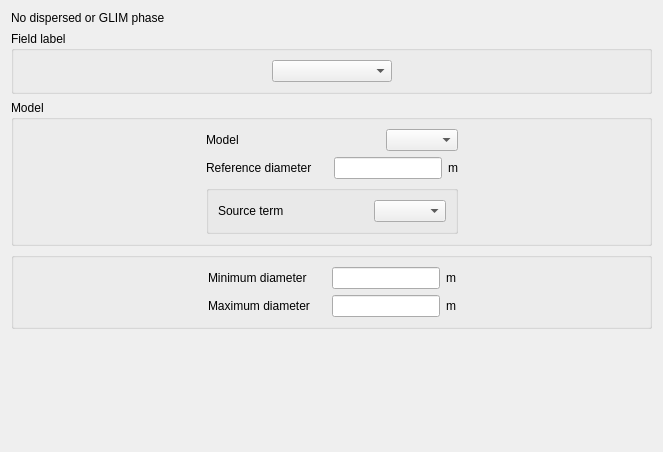
<?xml version="1.0" encoding="UTF-8"?>
<ui version="4.0">
 <class>InterfacialArea</class>
 <widget class="QWidget" name="InterfacialArea">
  <property name="geometry">
   <rect>
    <x>0</x>
    <y>0</y>
    <width>659</width>
    <height>452</height>
   </rect>
  </property>
  <property name="windowTitle">
   <string>Form</string>
  </property>
  <layout class="QGridLayout" name="gridLayout_5">
   <item row="3" column="0">
    <widget class="QGroupBox" name="groupBoxMinMaxDiameter">
     <property name="title">
      <string/>
     </property>
     <layout class="QGridLayout" name="gridLayout_4">
      <item row="0" column="0">
       <spacer name="horizontalSpacer_11">
        <property name="orientation">
         <enum>Qt::Horizontal</enum>
        </property>
        <property name="sizeHint" stdset="0">
         <size>
          <width>176</width>
          <height>20</height>
         </size>
        </property>
       </spacer>
      </item>
      <item row="0" column="1">
       <layout class="QVBoxLayout" name="verticalLayout">
        <item>
         <layout class="QHBoxLayout" name="horizontalLayout">
          <item>
           <widget class="QLabel" name="label_6">
            <property name="text">
             <string>Minimum diameter</string>
            </property>
           </widget>
          </item>
          <item>
           <spacer name="horizontalSpacer_3">
            <property name="orientation">
             <enum>Qt::Horizontal</enum>
            </property>
            <property name="sizeHint" stdset="0">
             <size>
              <width>16</width>
              <height>20</height>
             </size>
            </property>
           </spacer>
          </item>
          <item>
           <widget class="QLineEdit" name="lineEditMinDiameter"/>
          </item>
          <item>
           <widget class="QLabel" name="label_8">
            <property name="text">
             <string>m</string>
            </property>
           </widget>
          </item>
         </layout>
        </item>
        <item>
         <layout class="QHBoxLayout" name="horizontalLayout_2">
          <item>
           <widget class="QLabel" name="label_7">
            <property name="text">
             <string>Maximum diameter</string>
            </property>
           </widget>
          </item>
          <item>
           <spacer name="horizontalSpacer_4">
            <property name="orientation">
             <enum>Qt::Horizontal</enum>
            </property>
            <property name="sizeHint" stdset="0">
             <size>
              <width>16</width>
              <height>20</height>
             </size>
            </property>
           </spacer>
          </item>
          <item>
           <widget class="QLineEdit" name="lineEditMaxDiameter"/>
          </item>
          <item>
           <widget class="QLabel" name="label_9">
            <property name="text">
             <string>m</string>
            </property>
           </widget>
          </item>
         </layout>
        </item>
       </layout>
      </item>
      <item row="0" column="2">
       <spacer name="horizontalSpacer_12">
        <property name="orientation">
         <enum>Qt::Horizontal</enum>
        </property>
        <property name="sizeHint" stdset="0">
         <size>
          <width>176</width>
          <height>20</height>
         </size>
        </property>
       </spacer>
      </item>
     </layout>
    </widget>
   </item>
   <item row="1" column="0">
    <widget class="QGroupBox" name="groupBoxField">
     <property name="title">
      <string>Field label</string>
     </property>
     <layout class="QGridLayout" name="gridLayout_2">
      <item row="0" column="0">
       <spacer name="horizontalSpacer_7">
        <property name="orientation">
         <enum>Qt::Horizontal</enum>
        </property>
        <property name="sizeHint" stdset="0">
         <size>
          <width>264</width>
          <height>20</height>
         </size>
        </property>
       </spacer>
      </item>
      <item row="0" column="1">
       <widget class="QComboBox" name="comboBoxField">
        <property name="minimumSize">
         <size>
          <width>120</width>
          <height>0</height>
         </size>
        </property>
       </widget>
      </item>
      <item row="0" column="2">
       <spacer name="horizontalSpacer_8">
        <property name="orientation">
         <enum>Qt::Horizontal</enum>
        </property>
        <property name="sizeHint" stdset="0">
         <size>
          <width>263</width>
          <height>20</height>
         </size>
        </property>
       </spacer>
      </item>
     </layout>
    </widget>
   </item>
   <item row="2" column="0">
    <widget class="QGroupBox" name="groupBoxModel">
     <property name="title">
      <string>Model</string>
     </property>
     <layout class="QGridLayout" name="gridLayout_3">
      <item row="0" column="1">
       <layout class="QVBoxLayout" name="verticalLayout_2">
        <item>
         <layout class="QHBoxLayout" name="horizontalLayout_3">
          <item>
           <widget class="QLabel" name="label">
            <property name="text">
             <string>Model</string>
            </property>
           </widget>
          </item>
          <item>
           <spacer name="horizontalSpacer_5">
            <property name="orientation">
             <enum>Qt::Horizontal</enum>
            </property>
            <property name="sizeHint" stdset="0">
             <size>
              <width>16</width>
              <height>20</height>
             </size>
            </property>
           </spacer>
          </item>
          <item>
           <widget class="QComboBox" name="comboBoxModel"/>
          </item>
         </layout>
        </item>
        <item>
         <layout class="QHBoxLayout" name="horizontalLayout_4">
          <item>
           <widget class="QLabel" name="label_4">
            <property name="text">
             <string>Reference diameter</string>
            </property>
           </widget>
          </item>
          <item>
           <spacer name="horizontalSpacer_6">
            <property name="orientation">
             <enum>Qt::Horizontal</enum>
            </property>
            <property name="sizeHint" stdset="0">
             <size>
              <width>16</width>
              <height>20</height>
             </size>
            </property>
           </spacer>
          </item>
          <item>
           <widget class="QLineEdit" name="lineEditDefaultDiameter"/>
          </item>
          <item>
           <widget class="QLabel" name="label_5">
            <property name="text">
             <string>m</string>
            </property>
           </widget>
          </item>
         </layout>
        </item>
       </layout>
      </item>
      <item row="1" column="0">
       <spacer name="horizontalSpacer_9">
        <property name="orientation">
         <enum>Qt::Horizontal</enum>
        </property>
        <property name="sizeHint" stdset="0">
         <size>
          <width>160</width>
          <height>20</height>
         </size>
        </property>
       </spacer>
      </item>
      <item row="1" column="2">
       <spacer name="horizontalSpacer_10">
        <property name="orientation">
         <enum>Qt::Horizontal</enum>
        </property>
        <property name="sizeHint" stdset="0">
         <size>
          <width>160</width>
          <height>20</height>
         </size>
        </property>
       </spacer>
      </item>
      <item row="1" column="1">
       <widget class="QGroupBox" name="groupBoxAreaTransport">
        <property name="title">
         <string/>
        </property>
        <layout class="QGridLayout" name="gridLayout">
         <item row="0" column="0">
          <layout class="QHBoxLayout" name="horizontalLayout_5">
           <item>
            <widget class="QLabel" name="label_2">
             <property name="text">
              <string>Source term</string>
             </property>
            </widget>
           </item>
           <item>
            <spacer name="horizontalSpacer">
             <property name="orientation">
              <enum>Qt::Horizontal</enum>
             </property>
             <property name="sizeHint" stdset="0">
              <size>
               <width>16</width>
               <height>20</height>
              </size>
             </property>
            </spacer>
           </item>
           <item>
            <widget class="QComboBox" name="comboBoxSourceTerm"/>
           </item>
          </layout>
         </item>
        </layout>
       </widget>
      </item>
     </layout>
    </widget>
   </item>
   <item row="4" column="0">
    <spacer>
     <property name="orientation">
      <enum>Qt::Vertical</enum>
     </property>
     <property name="sizeHint" stdset="0">
      <size>
       <width>641</width>
       <height>16</height>
      </size>
     </property>
    </spacer>
   </item>
   <item row="0" column="0">
    <widget class="QLabel" name="labelNoDispersedPhase">
     <property name="text">
      <string>No dispersed or GLIM phase</string>
     </property>
    </widget>
   </item>
  </layout>
 </widget>
 <resources/>
 <connections/>
</ui>
